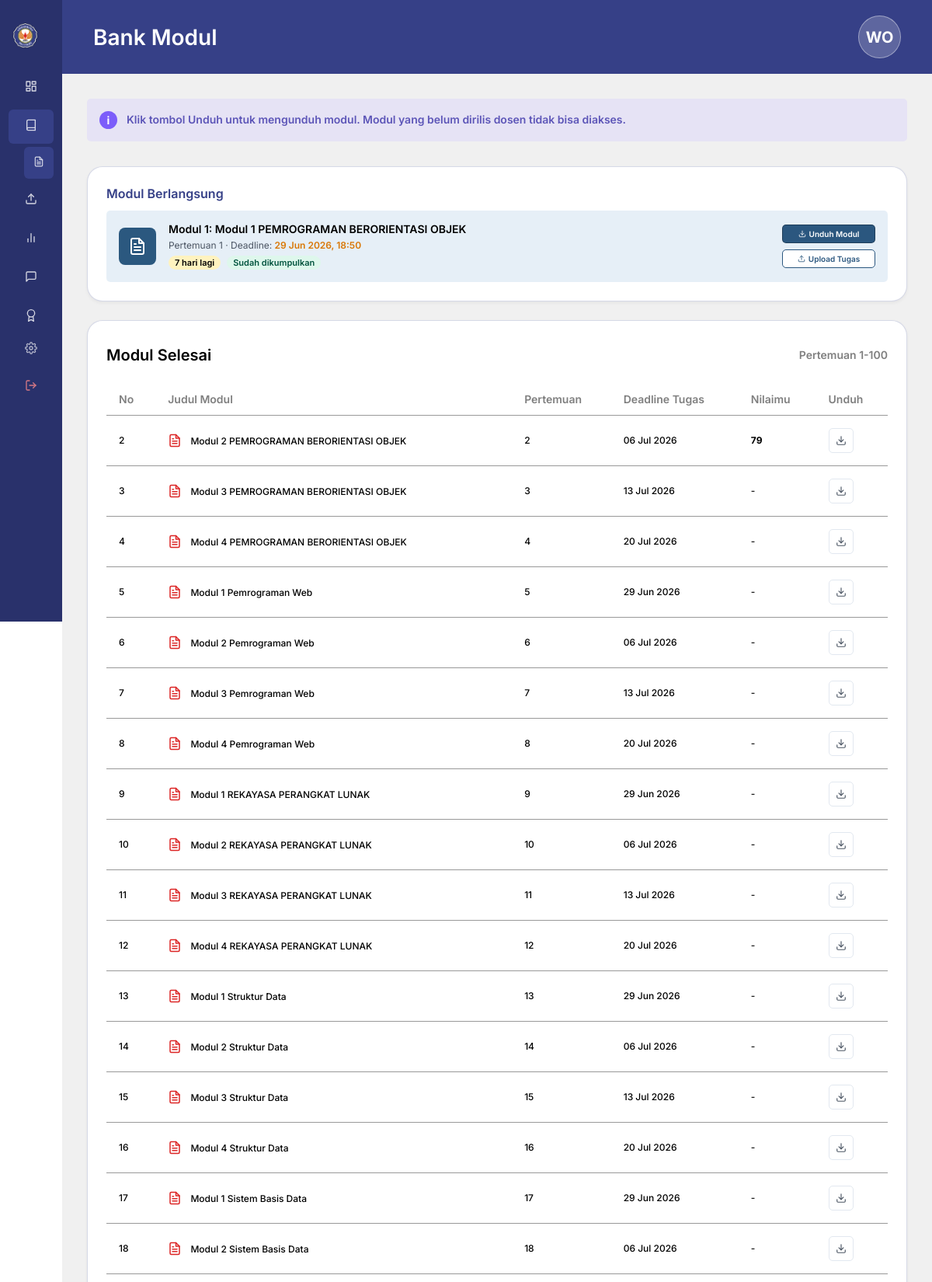
/public/index.php?action=bank_modul (signed in, upper part), run on the app's committed database.
### tables this page shows
CREATE TABLE Tabel_Modul (
    ID_Modul INT AUTO_INCREMENT PRIMARY KEY,
    Judul_Modul VARCHAR(255) NOT NULL,
    File_Materi VARCHAR(255) NOT NULL
);

CREATE TABLE Tabel_Tugas (
    ID_Tugas INT AUTO_INCREMENT PRIMARY KEY,
    ID_Modul INT NOT NULL,
    Instruksi_Tugas TEXT NOT NULL,
    Deadline_Upload DATETIME NOT NULL,
    CONSTRAINT FK_Tugas_Modul FOREIGN KEY (ID_Modul) 
        REFERENCES Tabel_Modul(ID_Modul) 
        ON DELETE CASCADE 
        ON UPDATE CASCADE
);

CREATE TABLE Tabel_Nilai (
    ID_Nilai INT AUTO_INCREMENT PRIMARY KEY,
    ID_Pengumpulan INT NOT NULL,
    ID_Asisten INT NOT NULL,
    Nilai_Angka DECIMAL(5,2) NOT NULL,
    Feedback TEXT DEFAULT NULL,
    Status_Tugas ENUM('Selesai', 'Sanggah', 'Revisi') NOT NULL,
    Alasan_Sanggah TEXT DEFAULT NULL,
    Tanggapan_Sanggah TEXT DEFAULT NULL,
    CONSTRAINT FK_Nilai_Pengumpulan FOREIGN KEY (ID_Pengumpulan) 
        REFERENCES Tabel_Pengumpulan(ID_Pengumpulan) 
        ON DELETE CASCADE 
        ON UPDATE CASCADE,
     
     
    CONSTRAINT FK_Nilai_Asisten FOREIGN KEY (ID_Asisten) 
        REFERENCES Tabel_User(ID_User) 
        ON DELETE RESTRICT 
        ON UPDATE CASCADE
);

### app/Controllers/ModulController.php (called while the page is built, shortened)
<?php
class ModulController {
    public function index() {
        $userId = $_SESSION['user_id'];
        $db = (new Database())->getConnection();
        $query = "SELECT m.*, t.ID_Tugas, t.Deadline_Upload, p.ID_Pengumpulan, n.Nilai_Angka, n.Status_Tugas
                  FROM Tabel_Modul m
                  LEFT JOIN Tabel_Tugas t ON m.ID_Modul = t.ID_Modul
                  LEFT JOIN Tabel_Pengumpulan p ON t.ID_Tugas = p.ID_Tugas AND p.ID_User = :userId
                  LEFT JOIN Tabel_Nilai n ON p.ID_Pengumpulan = n.ID_Pengumpulan
                  ORDER BY m.ID_Modul ASC";
        $stmt = $db->prepare($query);
        $stmt->bindParam(':userId', $userId);
        $stmt->execute();
        $modules = $stmt->fetchAll();
        require_once __DIR__ . '/../Views/bank_modul.php';
    }
}

### app/Views/bank_modul.php (the view, shortened to what this page needs)
<?php
$fullName = $_SESSION['name'] ?? 'Guest';
$words = explode(" ", $fullName);
$initials = "";
foreach ($words as $w) {
    $initials .= strtoupper($w[0] ?? '');
}
$initials = substr($initials, 0, 2);
?>
<!DOCTYPE html>
<html lang="id">
<head>
    <link rel="stylesheet" href="/rpl/public/assets/css/style.css">
</head>
<body>
<div class="dashboard-container">
    <aside class="sidebar">
        <div>
            <div class="sidebar-header">
                <img src="/rpl/public/assets/images/logo_uho.png" alt="Logo UHO" class="sidebar-logo">
            </div>
            <?php include __DIR__ . '/components/sidebar_menu.php'; ?>
    </aside>
    <main class="main-workspace">
        <header class="workspace-navbar">
            <h2 class="navbar-title">Bank Modul</h2>
            <div class="navbar-profile">
                <div class="navbar-avatar"><?= htmlspecialchars($initials) ?></div>
            </div>
        </header>
        <div class="workspace-content">
            <?php
            $activeModul = null;
            $activeModulIndex = -1;
            $completedModules = [];
            $now = time();
            foreach ($modules as $index => $modul) {
                $deadline = $modul['Deadline_Upload'] ? strtotime($modul['Deadline_Upload']) : null;
                if ($deadline && $deadline > $now && !$activeModul) {
                    $activeModul = $modul;
                    $activeModulIndex = $index;
                } else {
                    $completedModules[] = [
                        'index' => $index + 1,
                        'data' => $modul
                    ];
                }
            }
            ?>
            <div class="alert-info-bar">
                <div class="alert-info-icon-wrapper">i</div>
                <div class="alert-info-text">
                    Klik tombol Unduh untuk mengunduh modul. Modul yang belum dirilis dosen tidak bisa diakses.
                </div>
            </div>
            <?php if ($activeModul): ?>
                <section class="modul-berlangsung-card">
                    <h3 class="modul-berlangsung-header">Modul Berlangsung</h3>
                    <div class="modul-berlangsung-strip">
                        <div class="modul-berlangsung-left">
                            <div class="modul-berlangsung-icon">
                            </div>
                            <div class="modul-berlangsung-details">
                                <h4 class="modul-berlangsung-title">Modul <?= $activeModulIndex + 1 ?>: <?= htmlspecialchars($activeModul['Judul_Modul']) ?></h4>
                                <span class="modul-berlangsung-meta">
                                    Pertemuan <?= $activeModulIndex + 1 ?> · Deadline:
                                    <span class="modul-berlangsung-meta-date">
                                        <?= $activeModul['Deadline_Upload'] ? date('d M Y, H:i', strtotime($activeModul['Deadline_Upload'])) : 'Belum Diatur' ?>
                                    </span>
                                </span>
                                <?php if ($_SESSION['active_role'] === 'Mahasiswa'): ?>
                                    <div class="modul-berlangsung-badges">
                                        <?php
                                        if ($activeModul['Deadline_Upload']) {
                                            $diff = strtotime($activeModul['Deadline_Upload']) - time();
                                            $days = ceil($diff / (3600 * 24));
                                            if ($days > 0) {
                                                echo '<span class="badge-yellow">' . $days . ' hari lagi</span>';
                                            } else {
                                                echo '<span class="badge-red">Terlambat</span>';
                                            }
                                        }
                                        if ($activeModul['ID_Pengumpulan']) {
                                            echo '<span class="badge-green">Sudah dikumpulkan</span>';
                                        } else {
                                            echo '<span class="badge-red">Belum dikumpulkan</span>';
                                        }
                                        ?>
                                    </div>
                                <?php endif; ?>
                            </div>
                        </div>
                        <div class="modul-berlangsung-actions">
                            <a href="/rpl/public/index.php?action=download_materi&file=<?= urlencode($activeModul['File_Materi']) ?>" class="btn-download-modul">
                                <span>Unduh Modul</span>
                            </a>
                            <?php if ($_SESSION['active_role'] === 'Mahasiswa'): ?>
                                <a href="/rpl/public/index.php?action=upload_tugas" class="btn-upload-tugas">
                                    <span>Upload Tugas</span>
                                </a>
                            <?php endif; ?>
                        </div>
                    </div>
                </section>
            <?php endif; ?>
            <section class="modul-selesai-card">
                <div class="modul-selesai-header">
                    <h3 class="modul-selesai-title">Modul Selesai</h3>
                    <span class="modul-selesai-subtitle">Pertemuan 1-<?= count($completedModules) > 0 ? end($completedModules)['index'] : '6' ?></span>
                </div>
                <div class="modul-table-wrapper">
                    <table class="modul-table">
                        <thead>
                            <tr>
                                <th>No</th>
                                <th>Judul Modul</th>
                                <th>Pertemuan</th>
                                <th>Deadline Tugas</th>
                                <?php if ($_SESSION['active_role'] === 'Mahasiswa'): ?>
                                    <th>Nilaimu</th>
                                <?php endif; ?>
                                <th>Unduh</th>
                            </tr>
                        </thead>
                        <tbody>
                            <?php if (empty($completedModules)): ?>
                                <tr>
                                    <td colspan="<?= $_SESSION['active_role'] === 'Mahasiswa' ? 6 : 5 ?>" style="text-align: center; color: rgba(0,0,0,0.5);">Belum ada modul yang selesai.</td>
                                </tr>
                            <?php else: ?>
                                <?php foreach ($completedModules as $item):
                                    $idx = $item['index'];
                                    $m = $item['data'];
                                    $deadlineStr = $m['Deadline_Upload'] ? date('d M Y', strtotime($m['Deadline_Upload'])) : '-';
                                    $gradeDisplay = '-';
                                    if ($_SESSION['active_role'] === 'Mahasiswa') {
                                        if ($m['ID_Pengumpulan']) {
                                            if ($m['Nilai_Angka'] !== null) {
                                                $gradeDisplay = '<span class="grade-value">' . round($m['Nilai_Angka']) . '</span>';
                                            } else {
                                                $gradeDisplay = '<span class="grade-pending">Diproses</span>';
                                            }
                                        } else {
                                            $deadlineTime = $m['Deadline_Upload'] ? strtotime($m['Deadline_Upload']) : null;
                                            if ($deadlineTime && $deadlineTime < $now) {
                                                $gradeDisplay = '<span class="grade-red">Tidak Kumpul</span>';
                                            }
                                        }
                                    }
                                ?>
                                    <tr>
                                        <td><?= $idx ?></td>
                                        <td>
                                            <span style="vertical-align: middle;"><?= htmlspecialchars($m['Judul_Modul']) ?></span>
                                        </td>
                                        <td><?= $idx ?></td>
                                        <td><?= $deadlineStr ?></td>
                                        <?php if ($_SESSION['active_role'] === 'Mahasiswa'): ?>
                                            <td><?= $gradeDisplay ?></td>
                                        <?php endif; ?>
                                        <td>
                                            <a href="/rpl/public/index.php?action=download_materi&file=<?= urlencode($m['File_Materi']) ?>" class="btn-table-download" aria-label="Unduh modul">
                                            </a>
                                        </td>
                                    </tr>
                                <?php endforeach; ?>
                            <?php endif; ?>
                        </tbody>
                    </table>
                </div>
            </section>
        </div>
    </main>
</div>
</body>
</html>

### public/assets/css/style.css (style rules this page uses)
:root { --text-color-dark: #2C2C2A; --text-color-light: #FFFFFF; --input-border: #E2E8F0; --btn-primary: #364087; --placeholder-color: #C7C6C6; --overlay-color: rgba(25, 28, 31, 0.4); --card-shadow: 0px 4px 12px 12px rgba(0, 0, 0, 0.1); --transition-speed: 0.3s; }
* { margin: 0; padding: 0; box-sizing: border-box; }
body { font-family: 'Inter', sans-serif; min-height: 100vh; background-color: #FFFFFF; color: var(--text-color-dark); overflow-x: hidden; }
.dashboard-container { display: flex; min-height: 100vh; background-color: #FFFFFF; color: var(--text-color-dark); position: relative; z-index: 2; }
.sidebar { width: 282px; background-color: #29316B; color: var(--text-color-light); display: flex; flex-direction: column; justify-content: space-between; padding: 24px 16px; height: 100vh; position: fixed; top: 0; left: 0; z-index: 10; overflow-y: auto; }
.sidebar-header { display: flex; align-items: center; gap: 12px; padding: 8px 12px 24px; }
.sidebar-logo { width: 43px; height: 43px; object-fit: contain; }
.main-workspace { margin-left: 282px; flex-grow: 1; display: flex; flex-direction: column; min-height: 100vh; }
.workspace-navbar { height: 95px; background-color: #364087; display: flex; justify-content: space-between; align-items: center; padding: 0 40px; color: var(--text-color-light); box-shadow: 0px 4px 10px rgba(0, 0, 0, 0.05); }
.navbar-title { font-size: 28px; font-weight: 600; }
.navbar-profile { display: flex; align-items: center; gap: 12px; }
.navbar-avatar { width: 55px; height: 55px; background-color: rgba(255, 255, 255, 0.2); border-radius: 50%; display: flex; justify-content: center; align-items: center; color: var(--text-color-light); font-size: 20px; font-weight: 700; border: 1.5px solid rgba(255, 255, 255, 0.4); }
.workspace-content { padding: 40px; display: flex; flex-direction: column; gap: 32px; background-color: #FFFFFF; flex-grow: 1; }
@media (max-width: 1200px) { .sidebar { width: 80px; padding: 24px 8px; align-items: center; } }
@media (max-width: 1200px) { .sidebar-header { padding: 0; margin-bottom: 24px; } }
@media (max-width: 1200px) { .main-workspace { margin-left: 80px; } }

### data on the page
tabel_modul: Judul_Modul "Modul 1 PEMROGRAMAN BERORIENTASI OBJEK"
tabel_tugas: Deadline_Upload "29 Jun 2026, 18:50"
tabel_modul: idx "2", Judul_Modul "Modul 2 PEMROGRAMAN BERORIENTASI OBJEK", tabel_tugas.Deadline_Upload "06 Jul 2026", tabel_nilai.Nilai_Angka "79"
tabel_tugas: idx "3", ID_Modul.Judul_Modul "Modul 3 PEMROGRAMAN BERORIENTASI OBJEK", Deadline_Upload "13 Jul 2026", gradeDisplay "-"
tabel_tugas: idx "4", ID_Modul.Judul_Modul "Modul 4 PEMROGRAMAN BERORIENTASI OBJEK", Deadline_Upload "20 Jul 2026", gradeDisplay "-"
tabel_tugas: idx "5", ID_Modul.Judul_Modul "Modul 1 Pemrograman Web", Deadline_Upload "29 Jun 2026", gradeDisplay "-"
tabel_tugas: idx "6", ID_Modul.Judul_Modul "Modul 2 Pemrograman Web", Deadline_Upload "06 Jul 2026", gradeDisplay "-"
tabel_tugas: idx "7", ID_Modul.Judul_Modul "Modul 3 Pemrograman Web", Deadline_Upload "13 Jul 2026", gradeDisplay "-"
tabel_tugas: idx "8", ID_Modul.Judul_Modul "Modul 4 Pemrograman Web", Deadline_Upload "20 Jul 2026", gradeDisplay "-"
tabel_tugas: idx "9", ID_Modul.Judul_Modul "Modul 1 REKAYASA PERANGKAT LUNAK", Deadline_Upload "29 Jun 2026", gradeDisplay "-"
tabel_tugas: idx "10", ID_Modul.Judul_Modul "Modul 2 REKAYASA PERANGKAT LUNAK", Deadline_Upload "06 Jul 2026", gradeDisplay "-"
tabel_tugas: idx "11", ID_Modul.Judul_Modul "Modul 3 REKAYASA PERANGKAT LUNAK", Deadline_Upload "13 Jul 2026", gradeDisplay "-"
tabel_tugas: idx "12", ID_Modul.Judul_Modul "Modul 4 REKAYASA PERANGKAT LUNAK", Deadline_Upload "20 Jul 2026", gradeDisplay "-"
tabel_tugas: idx "13", ID_Modul.Judul_Modul "Modul 1 Struktur Data", Deadline_Upload "29 Jun 2026", gradeDisplay "-"
tabel_tugas: idx "14", ID_Modul.Judul_Modul "Modul 2 Struktur Data", Deadline_Upload "06 Jul 2026", gradeDisplay "-"
tabel_tugas: idx "15", ID_Modul.Judul_Modul "Modul 3 Struktur Data", Deadline_Upload "13 Jul 2026", gradeDisplay "-"
tabel_tugas: idx "16", ID_Modul.Judul_Modul "Modul 4 Struktur Data", Deadline_Upload "20 Jul 2026", gradeDisplay "-"
tabel_tugas: idx "17", ID_Modul.Judul_Modul "Modul 1 Sistem Basis Data", Deadline_Upload "29 Jun 2026", gradeDisplay "-"
tabel_tugas: idx "18", ID_Modul.Judul_Modul "Modul 2 Sistem Basis Data", Deadline_Upload "06 Jul 2026", gradeDisplay "-"

### other printed values
$initials "WO"
$activeModulIndex + 1 "1"
end($completedModules)['index'] "100"
